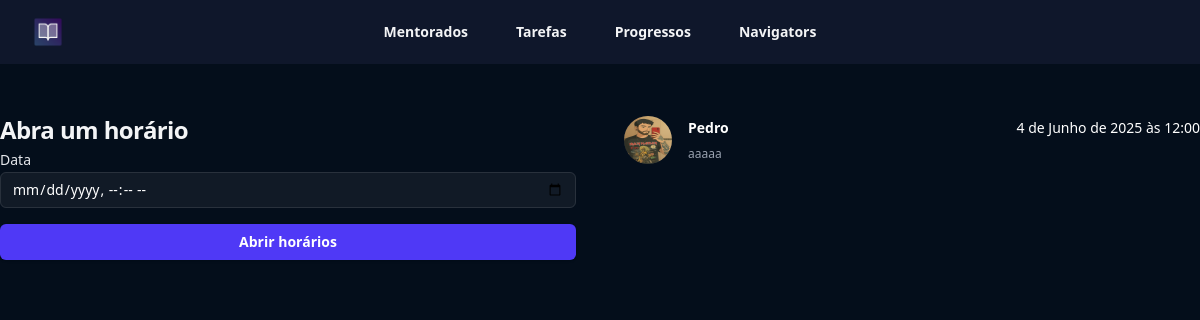
Screenshot of /mentorados/reunioes/ (signed in) with the database file from the repository.
### mentorados/models.py (models this page shows, shortened)
class Reuniao(models.Model):
    tag_choices = (
        ('G', 'Gestão'),
        ('M', 'Marketing'),
        ('RH', 'Gestão de pessoas'),
        ('I', 'Impostos')
    )
    data = models.ForeignKey(Disponibilidade, on_delete=models.CASCADE)
    mentorado = models.ForeignKey(Mentorados, on_delete=models.CASCADE)
    tag = models.CharField(max_length=2, choices=tag_choices)
    descricao = models.TextField()

class Mentorados (models.Model):
    estagio_choices = (
        ('E1', '10-100k'),
        ('E2', '100-1kk')
    )
    nome = models.CharField(max_length=255)
    foto = models.ImageField(upload_to='fotos', null=True, blank=True)
    estagio = models.CharField(max_length=2, choices=estagio_choices)
    navigator = models.ForeignKey(Navigators, null=True, on_delete=models.CASCADE)
    user = models.ForeignKey(User, on_delete=models.CASCADE)
    criado_em = models.DateField(auto_now_add=True)
    token = models.CharField(max_length=16, null=True, blank=True)

class Disponibilidade (models.Model):
    data_inicial = models.DateTimeField(null=True, blank=True)
    mentor = models.ForeignKey(User, on_delete=models.CASCADE)
    agendado = models.BooleanField(default=False)

### mentorados/views.py (the view, shortened to what this page needs)
# urls.py: path('reunioes/', views.reunioes, name="reunioes"),
def reunioes (request):
    if request.method == "GET":
        reunioes = Reuniao.objects.filter(data__mentor=request.user)
        return render(request, "reunioes.html", {'reunioes': reunioes})

### mentorados/templates/reunioes.html (shortened to what this page needs)
{% extends "base.html" %}
{% load static %}
{% block 'body' %}
<header class="bg-slate-900">
    <nav class="flex items-center justify-between p-4 lg:px-8" aria-label="Global">
      <div class="flex lg:flex-1">
        <a href="#" class="-m-1.5 p-1.5">
          <img class="h-8 w-auto" src="{% static 'logo.png' %}" alt="">
        </a>
      </div>
      <div class="hidden lg:flex lg:gap-x-12">
        <a href="#" class="text-sm/6 font-semibold text-gray-100">Mentorados</a>
        <a href="#" class="text-sm/6 font-semibold text-gray-100">Tarefas</a>
        <a href="#" class="text-sm/6 font-semibold text-gray-100">Progressos</a>
        <a href="#" class="text-sm/6 font-semibold text-gray-100">Navigators</a>
      </div>
    </nav>
  </header>
  <div class="bg-[#040e1b] min-h-screen">
    <div class="max-w-7xl mx-auto py-8">
        <div class="grid grid-cols-2 gap-12 ">
            <div>
                <form action="{% url 'reunioes' %}" method="POST">{% csrf_token %}
                  <h2 class="mt-4 text-2xl/9 font-bold tracking-tight text-gray-100">Abra um horário</h2>
                  <label for="email" class="block text-sm/6 font-medium text-gray-200">Data</label>
                  <input type="datetime-local" name="data" id="date" required class="block w-full rounded-md bg-white/5 px-3 py-1.5 text-base text-white outline outline-1 -outline-offset-1 outline-white/10 placeholder:text-gray-500 focus:outline focus:outline-2 focus:-outline-offset-2 focus:outline-indigo-500 sm:text-sm/6">
                  <button type="submit" class="flex w-full justify-center cursor-pointer rounded-md bg-indigo-600 px-3 py-1.5 text-sm/6 font-semibold text-white shadow-sm hover:bg-indigo-500 focus-visible:outline focus-visible:outline-2 focus-visible:outline-offset-2 focus-visible:outline-indigo-600 mt-4">Abrir horários</button>
                </form>
            </div>
            <div>
                <ul role="list" class="divide-y divide-gray-800">
                  {% for reuniao in reunioes %}
                  <li class="flex justify-between gap-x-6 py-5">
                    <div class="flex min-w-0 gap-x-4">
                      <img class="size-12 flex-none rounded-full bg-gray-800" src="{{reuniao.mentorado.foto.url}}" alt="">
                      <div class="min-w-0 flex-auto">
                        <p class="text-sm/6 font-semibold text-white">{{reuniao.mentorado.nome}}</p>
                        <p class="mt-1 truncate text-xs/5 text-gray-400">{{reuniao.descricao}}</p>
                      </div>
                    </div>
                    <div class="hidden shrink-0 sm:flex sm:flex-col sm:items-end">
                      <p class="text-sm/6 text-white">{{reuniao.data.data_inicial}}</p>
                    </div>
                  </li>
                {% endfor %}
                  </ul>
            </div>
        </div>
    </div>
  </div>
{% endblock 'body' %}

### rows the page displays
Reuniao: mentorado.foto (picture), mentorado.nome "Pedro", descricao "aaaaa", data.data_inicial "4 de Junho de 2025 às 12:00"
